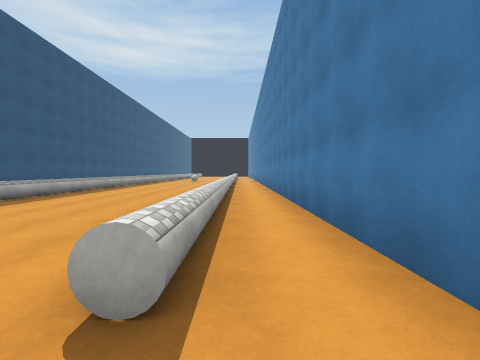
[1] (above)

16 first-person views from a walk through a 3-D level made in the Unity game engine. The camera is 1.5 m above the floor, tilts 2° down and sees 90° across. The floor is counted in squares, 2 m on a side. Each view is taken from the middle of a square. On the plan, view 1 faces up. The plan holds only what a view shows up to about 9 squares ahead; the rest is blank. The place goes on beyond the plan. The player is left out. Surface patterns are stand-ins for the level's own textures.

[2]
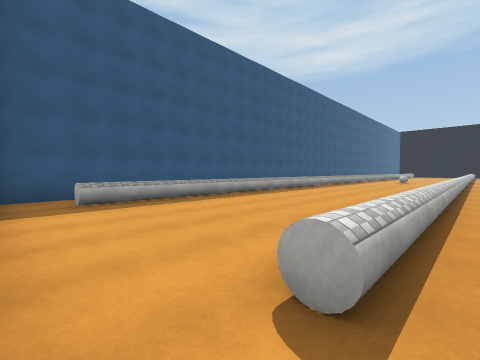

[3]
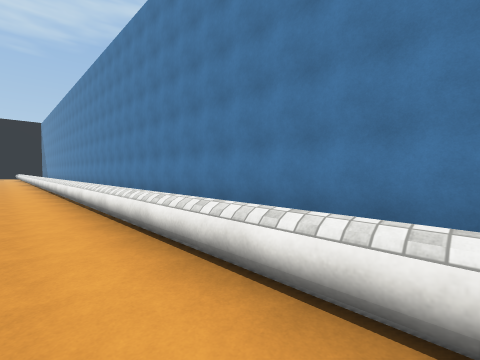

[4]
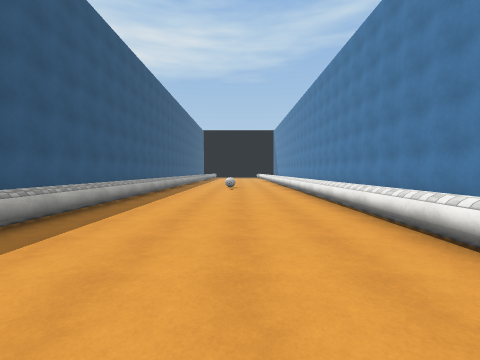

[5]
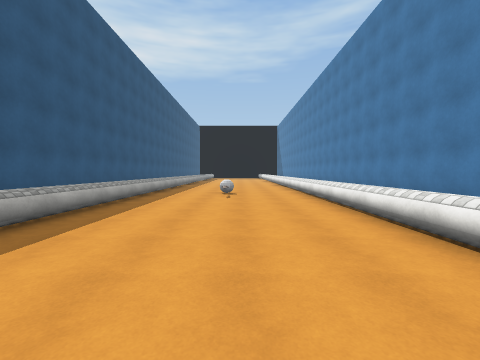

[6]
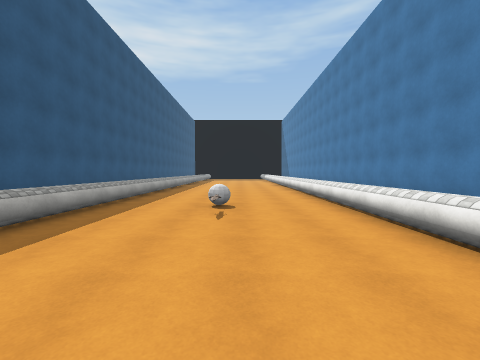

[7]
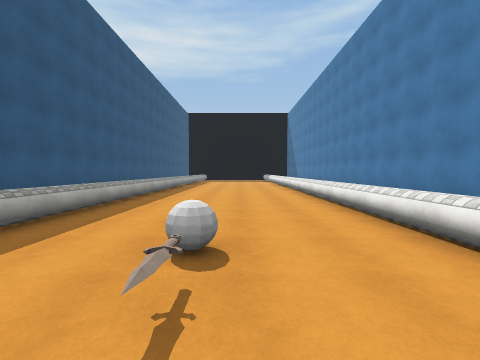

[8]
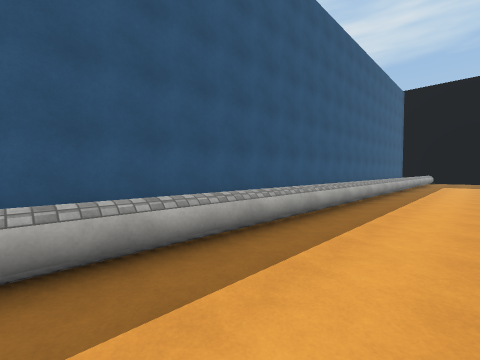

[9]
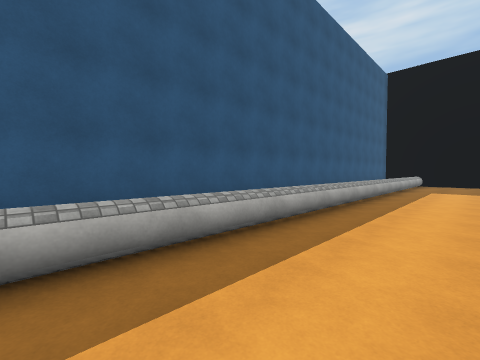

[10]
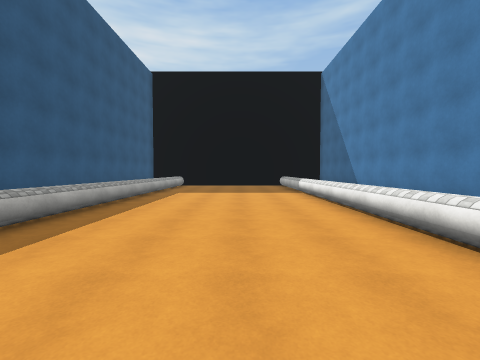

[11]
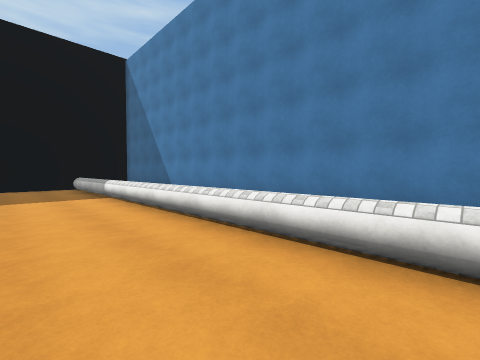

[12]
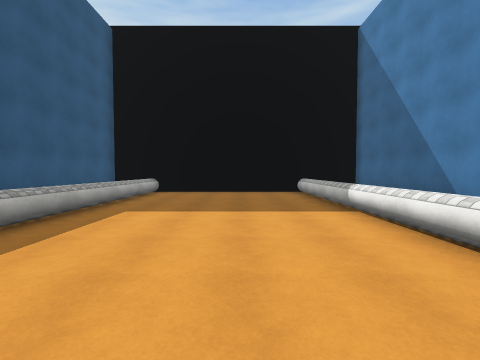

[13]
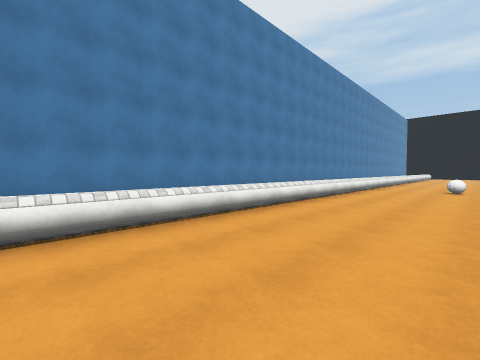

[14]
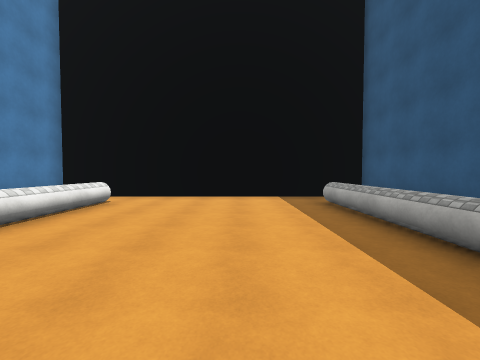

[15]
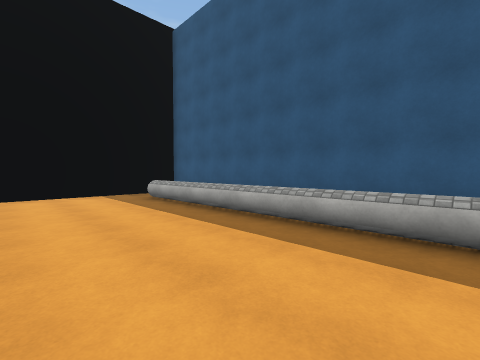

[16]
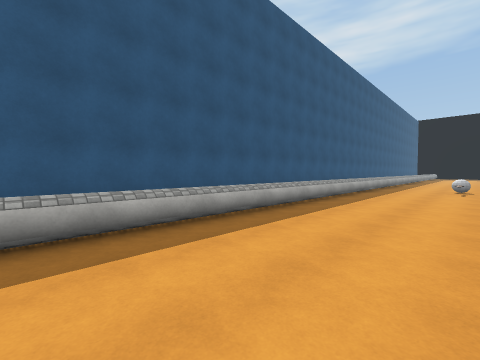

### Floor plan
Key: @ floor where view 1 was taken; # wall or solid block; . floor; = window, fence, low wall or low ledge; ^ raised ledge; O other object.
Columns run from 8 left of view 1 to 2 right of it. Each row starts with its distance up from view 1.
 38 ##########
 37 # ^.....= #
 36 # ^.....= #
 35 # ^.....= #
 34 # ^.....= #
 33 # ^.....= #
 32 # ^.....= #
 31 # ^.....= #
 30 # ^.....= #
 29 # ^.....= #
 28 # ^.....= #
 27 # ^.....= #
 26 # ^.....= #
 25 # ^.....= #
 24 # ^.....= #
 23 # ^.....= #
 22 # ^.....= #
 21 # ^.....= #
 20 # ^.....= #
 19 # ^.....= #
 18 # ^..O..= #
 17 # ^..O..= #
 16 # ^.....= #
 15 # ^.....= #
 14 # ^.....= #
 13 # ^.....= #
 12 # ^.....= #
 11 # ^.....= #
 10 # ^.....= #
  9 # ^.....=.#
  8 # ^.....=.#
  7 # ^.....=.#
  6 # ^.....=.#
  5 # ^.....=.#
  4 # ^.....=.#
  3 # ^.....=.#
  2 # ^.....=.#
  1 #.........#
  0 #.......@.#
 -1 ##########

Positions as (right, up) in squares from view 1, and headings:
1: (0, 0), facing up
2: (0, 0), facing up-left
3: (-2, 4), facing up-right
4: (-3, 7), facing up
5: (-3, 10), facing up
6: (-3, 13), facing up
7: (-3, 16), facing up
8: (-4, 19), facing up-left
9: (-4, 23), facing up-left
10: (-3, 25), facing up
11: (-3, 26), facing up-right
12: (-3, 29), facing up
13: (-4, 29), facing down-right
14: (-4, 7), facing down
15: (-3, 8), facing down-left
16: (-3, 7), facing up-left
